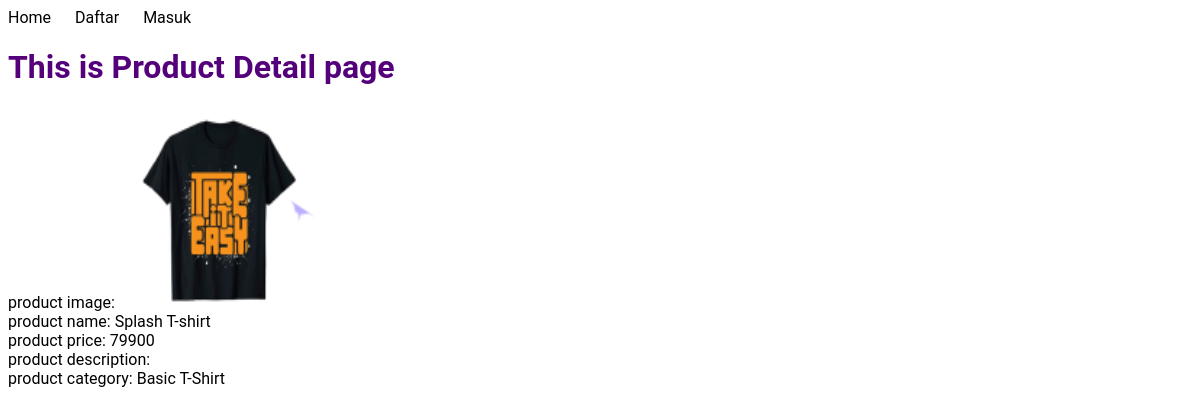
The app's page /product_detail/1/ with its own data.
### merchandise_web/models.py (models this page shows, shortened)
class Product(models.Model):
    name = models.CharField(max_length=200)
    price = models.IntegerField(default=0)
    category = models.ForeignKey('Categorie', on_delete=models.SET_NULL, null=True)
    description = models.TextField(max_length=1000, help_text='Enter description of the product', null=True, blank=True)
    image = models.ImageField(upload_to='images/product/', null=True, blank=True)

class Categorie(models.Model):
    name = models.CharField(max_length=200, help_text='Enter a category (e.g. T-Shirt, Hoodie, etc.)')
    image = models.ImageField(upload_to='images/category/', null=True, blank=True)
    def __str__(self):
        return self.name

### merchandise_web/views.py (the view)
# urls.py: path('product_detail/<int:product_id>/', views.product_detail, name='product_detail'),
def product_detail(request, product_id):
    product = Product.objects.get(id=product_id)
    context = {
        'product': product,
    }
    return render(request, 'product_detail.html', context)

### Templates/product_detail.html (shortened to what this page needs)
{% extends 'base.html'%}
{% block content %}
{% include 'navbar.html' %}
<div class="container">
    <h1>This is Product Detail page</h1>
    <div class="product">
        product image: <img src="{{product.image.url}}" alt="product image" width="200" height="200"> <br>
        product name: {{product.name}} <br>
        product price: {{product.price}} <br>
        product description: {{product.description}} <br>
        product category: {{product.category}} <br>
    </div>
</div>
{% endblock content %}

### merchandise_web/static/base.css (style rules this page uses)
* { padding: 0; box-sizing: border-box; }
body { font-family: 'Roboto', sans-serif; background-color: #FFFFFF; }
h1 { color: #54007B; }

### merchandise_web/static/navbar.css (style rules this page uses)
* { padding: 0; box-sizing: border-box; }
body { font-family: "Roboto", sans-serif; background-color: #ffffff; }

### records on screen
Product: image (picture), name "Splash T-shirt", price "79900", category "Basic T-Shirt"
